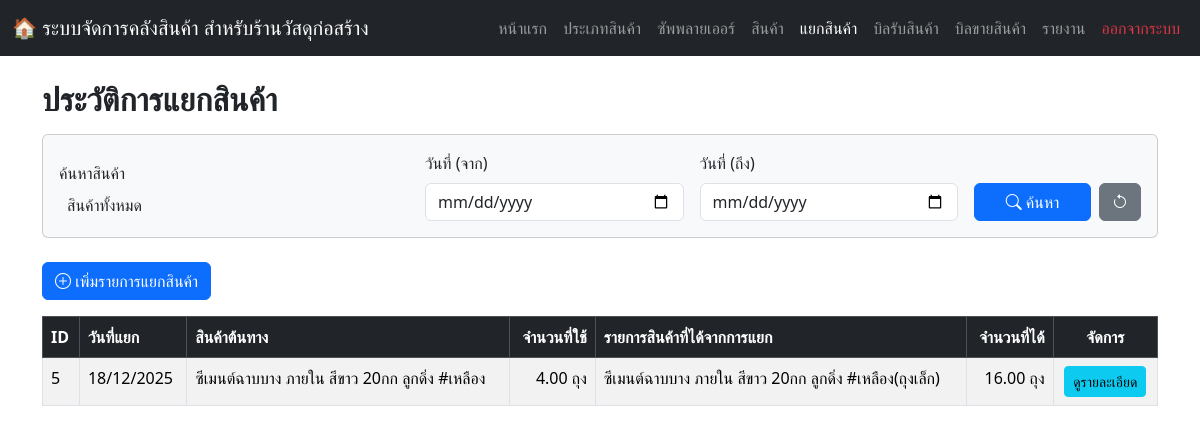
Screenshot of /product_split.php (signed in) with the database file from the repository.
### tables this page shows
CREATE TABLE `product_split` (
  `product_split_id` int(11) NOT NULL,
  `parent_product_id` int(11) NOT NULL,
  `parent_qty` int(11) NOT NULL,
  `new_product_id` int(11) NOT NULL,
  `new_qty` int(11) NOT NULL,
  `split_date` datetime NOT NULL DEFAULT current_timestamp(),
  `user_id` int(11) NOT NULL
);

CREATE TABLE `products` (
  `product_id` int(11) NOT NULL,
  `product_name` varchar(150) NOT NULL,
  `product_unit` varchar(50) NOT NULL,
  `category_id` int(11) DEFAULT NULL,
  `stock_quantity` int(11) DEFAULT 0,
  `selling_price` decimal(10,2) NOT NULL DEFAULT 0.00,
  `reorder_level` int(11) NOT NULL DEFAULT 0,
  `image_path` varchar(255) DEFAULT NULL
);

### product_split.php (the view, shortened to what this page needs)
<?php
include 'connection.php';
$date_from = $_GET['date_from'] ?? '';
$date_to = $_GET['date_to'] ?? '';
$sql = "SELECT
            ps.product_split_id,
            ps.split_date,
            p_parent.product_id AS parent_product_id,
            p_parent.product_name AS parent_product_name,
            ps.parent_qty,
            p_parent.product_unit AS parent_unit,
            p_new.product_id AS new_product_id,
            p_new.product_name AS new_product_name,
            ps.new_qty,
            p_new.product_unit AS new_unit
        FROM
            product_split ps
        JOIN
            products p_parent ON ps.parent_product_id = p_parent.product_id
        JOIN
            products p_new ON ps.new_product_id = p_new.product_id
        ";
$sql .= " ORDER BY ps.split_date DESC";
$stmt = $conn->prepare($sql);
$stmt->execute();
$result = $stmt->get_result();
?>
<!DOCTYPE html>
<html lang="th">
<head>
    <link rel="stylesheet" href="https://cdn.jsdelivr.net/npm/bootstrap@5.3.2/dist/css/bootstrap.min.css">
    <link rel="stylesheet" href="https://cdn.jsdelivr.net/npm/bootstrap-icons@1.11.3/font/bootstrap-icons.min.css">
    <link href="https://cdn.jsdelivr.net/npm/select2@4.1.0-rc.0/dist/css/select2.min.css" rel="stylesheet" />
    <link rel="stylesheet" href="https://cdn.jsdelivr.net/npm/select2-bootstrap-5-theme@1.3.0/dist/select2-bootstrap-5-theme.min.css" />
</head>
<body>
<nav class="navbar navbar-expand-lg navbar-dark bg-dark no-print">
    <div class="container-fluid">
        <a class="navbar-brand" href="#">🏠 ระบบจัดการคลังสินค้า สำหรับร้านวัสดุก่อสร้าง</a>
        <div class="collapse navbar-collapse" id="navbarNav">
            <ul class="navbar-nav ms-auto">
                <li class="nav-item"><a class="nav-link" href="homepage.php">หน้าแรก</a></li>
                <li class="nav-item"><a class="nav-link" href="categories.php">ประเภทสินค้า</a></li>
                <li class="nav-item"><a class="nav-link" href="suppliers.php">ซัพพลายเออร์</a></li>
                <li class="nav-item"><a class="nav-link" href="products.php">สินค้า</a></li>
                <li class="nav-item"><a class="nav-link active" href="product_split.php">แยกสินค้า</a></li>
                <li class="nav-item"><a class="nav-link" href="warehouse_page.php">บิลรับสินค้า</a></li>
                <li class="nav-item"><a class="nav-link" href="warehouse_sale.php">บิลขายสินค้า</a></li>
                <li class="nav-item"><a class="nav-link" href="report.php">รายงาน</a></li>
                <li class="nav-item"><a class="nav-link text-danger" href="logout.php">ออกจากระบบ</a></li>
            </ul>
        </div>
    </div>
</nav>
<div class="container mt-4">
    <div class="mb-3">
        <h2 class="fw-bold">ประวัติการแยกสินค้า</h2>
    </div>
    <form method="GET" action="product_split.php" class="mb-4 card card-body bg-light">
        <div class="row g-3 align-items-end">
            <div class="col-md-4">
                <label for="product_id" class="form-label">ค้นหาสินค้า</label>
            </div>
            <div class="col-md-3">
                <label for="date_from" class="form-label">วันที่ (จาก)</label>
                <input type="date" class="form-control" id="date_from" name="date_from" value="<?= htmlspecialchars($date_from) ?>">
            </div>
            <div class="col-md-3">
                <label for="date_to" class="form-label">วันที่ (ถึง)</label>
                <input type="date" class="form-control" id="date_to" name="date_to" value="<?= htmlspecialchars($date_to) ?>">
            </div>
            <div class="col-md-2 d-flex">
                <button type="submit" class="btn btn-primary w-100 me-2"><i class="bi bi-search"></i> ค้นหา</button>
                <a href="product_split.php" class="btn btn-secondary" title="ล้างการค้นหา"><i class="bi bi-arrow-counterclockwise"></i></a>
            </div>
        </div>
    </form>
    <div class="mb-3">
        <a href="product_split_add.php" class="btn btn-primary">
            <i class="bi bi-plus-circle"></i> เพิ่มรายการแยกสินค้า
        </a>
    </div>
    <table class="table table-bordered table-striped table-hover">
        <thead class="table-dark">
        <tr>
            <th class="text-start">ID</th>
            <th class="text-start">วันที่แยก</th>
            <th class="text-start">สินค้าต้นทาง</th>
            <th class="text-end">จำนวนที่ใช้</th>
            <th class="text-start">รายการสินค้าที่ได้จากการแยก</th>
            <th class="text-end">จำนวนที่ได้</th>
            <th class="text-center">จัดการ</th>
        </tr>
        </thead>
        <tbody>
        <?php if ($result->num_rows > 0): ?>
            <?php while ($row = $result->fetch_assoc()): ?>
                <tr>
                    <td class="text-start"><?= $row['product_split_id'] ?></td>
                    <td class="text-start"><?= date("d/m/Y", strtotime($row['split_date'])) ?></td>
                    <td class="text-start"><?= htmlspecialchars($row['parent_product_name']) ?></td>
                    <td class="text-end"><?= number_format($row['parent_qty'], 2) . ' ' . htmlspecialchars($row['parent_unit']) ?></td>
                    <td class="text-start"><?= htmlspecialchars($row['new_product_name']) ?></td>
                    <td class="text-end"><?= number_format($row['new_qty'], 2) . ' ' . htmlspecialchars($row['new_unit']) ?></td>
                    <td class="text-center">
                        <a href="product_split_detail.php?id=<?= $row['product_split_id'] ?>" class="btn btn-info btn-sm">ดูรายละเอียด</a>
                    </td>
                </tr>
            <?php endwhile; ?>
        <?php else: ?>
            <tr><td colspan="7" class="text-center text-muted">ยังไม่มีประวัติการแยกสินค้า</td></tr>
        <?php endif; ?>
        </tbody>
    </table>
</div>
</body>
</html>

### rows the page displays
product_split: product_split_id "5", split_date "18/12/2025", products.product_name "ซีเมนต์ฉาบบาง ภายใน สีขาว 20กก ลูกดิ่ง #เหลือง", parent_qty "4.00", products.product_unit "ถุง", products.product_name "ซีเมนต์ฉาบบาง ภายใน สีขาว 20กก ลูกดิ่ง #เหลือง(ถุงเล็ก)", new_qty "16.00"
